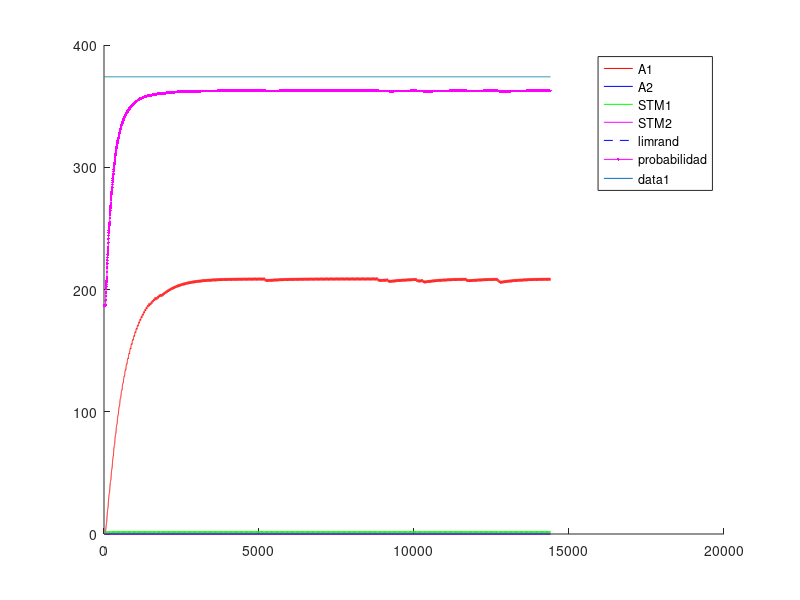
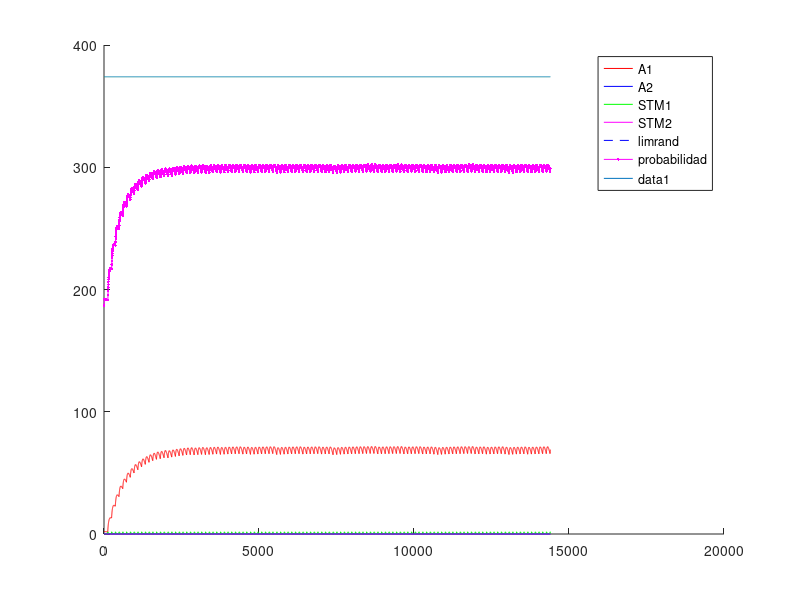
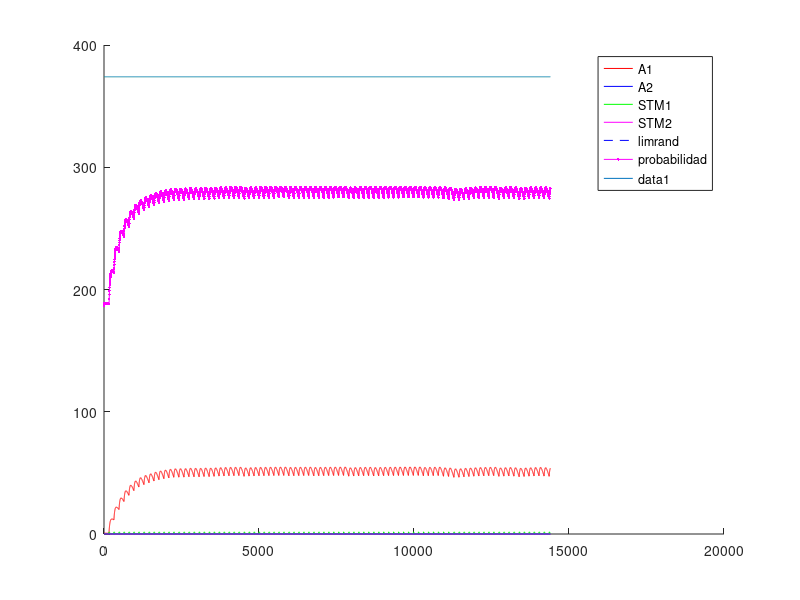
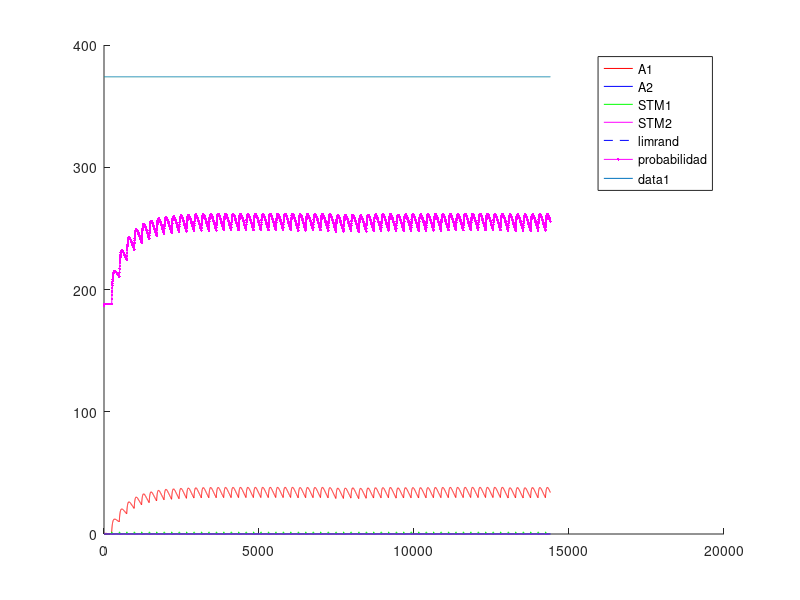

Recreate these plots in MATLAB, in order.
%% Experimento con Variable-Interval - VI - intervalo Variable
%% Existen multiples intancias de palanquelo (cada vez que realiza respuesta decide si realiza otra o no)
%% Luego que transcurre el intervalo, si el animal realiza una respuesta obtiene refuerzo.
%% Un trial dura 3600 segundos.
%% Una sesion 1 o 3 trial (seg´un la dinamica del animal)
%% 5 sesiones por Experimento. Cada sesion es un intervalo diferente.
%% 1 experimento
%% Tiempo para realizar un respuesta 1 segundo
%% 
%% La probabilidad de eleccion se ajusta al nivel de maxima frecuencia de palanqueo
%% 

close all
clc
clear

%% Matriz de pago 0 1 

%%% Se ajusto la apreciacion de las cantidades de refuerzo 
function rf = feel(pellets)
  rf=0;
  if (nargin~=0)
    rf=(12.8*(1-exp(-.25.* pellets.^(2))))+(12.8*(1-exp(-.5.* pellets)));
  else
    error ("Faltan parametros");
  endif
endfunction
%% 
%% 

%% INICIALIZATION
%%%%%% CONSTANTES DE SESIONES
Ntrial  =  1 ;   %% un trial de 3600 segundos
tTrial  =  3600; %% en segundos
tResp   =  1;    %% en segundos
tMuestreo = 0.25;%% en segundos
Nses    =  6 ;
Vi=[10,30,40,60,90,120]; %% valores medios de intervalos variables
Ntest   =  1;
limrand =  0.138;
saving  =  0.01 ;
%%%%%% CONSTANTES DE DECAIMIENTO
alpha = 1*tMuestreo;
beta  = 0.125*tMuestreo ;
gamma = 0.0067*tMuestreo;%0.025 ; 
delta = 1*tMuestreo;
%%%%%% INICIALIZACION
palanca = zeros(2,1);
Rf_1=0;
Rf_2=0;
A1=zeros(1,Ntest);
A2=zeros(1,Ntest);
stm_1=zeros(2,Ntest);
stm_2=zeros(2,Ntest);
d=1;

sesion = zeros(Nses,1);
trialXsesion = zeros(Nses,Ntrial);
terminal_sesion=zeros(Nses,1);
nb_resp = zeros(Nses,Ntest);
refuerzo = zeros(Nses,Ntest);
t_ref = zeros(Nses,1);
%contadorP1=0;
%contadorP2=0;
contadorI=0;
cum_resp = zeros(Nses,1);

%% CALCULO DE AROUSAL MAXIMO
%% Iteraciones de respuesta refuerzo para encotnrar el STM medio
Nconfig=5; %% Tasa de respuesta de configuracion
%plot([1:0.01:20],(12.8*(1-exp(-.25.* [1:0.01:20].^(2))))+(12.8*(1-exp(-.5.* [1:0.01:20]))),'.k')
R1 = floor(feel(1)); %tiempo de refuezo para R
l1 = Nconfig/tMuestreo; % duracion entre trials
suma = 0; %suma es un valor necesaria para calcular max1 y min1
suma = alpha*R1 %% Refuerzo cada N respuestas
iter=100; %% numero de iteraciones para que converja el stm
max1 = 0; %maximum de stm1
min1 = 0; %minimum de stm1
for i = 1:iter 
  suma = (1-beta)^(Nconfig/tMuestreo)*suma;%% Instantes que decae el stm
  min1=suma;
  suma += alpha*R1; %Refuerzo
  max1=suma;
end
comp=.88;
S1 = (((max1-min1)*(comp*l1))/2)+min1*comp*l1; %calcul de la superficie del triangulo mas la de el rectangulo
stm_1_medio = S1/(l1);
A1max = (delta/gamma)*stm_1_medio;

%% INICIO DE LAS ITERATIONS
for l = 1:Ntest  %% TESTES
  Num=0;
  for k = 1:Nses  %% SESIONES (cambia el N)
    i=1;
    %duracion = [1,tTrial*ones(1,Ntrial)];
    
    contador = 1;
    contadorI =1;
    %palanca(1)=randi(2);
    
    %% Agregar intervalo de refuerzos  %%
    intervalo=Vi(k);
    if k>1
      A1(Num+1,l)=saving*A1(Num,l);
      A2(Num+1,l)=saving*A2(Num,l);
      stm_1(Num+1,l)=0*stm_1(Num,l);
      stm_2(Num+1,l)=0*stm_2(Num,l); 
      %%% ELECCION DE LA PRIMERA PALANCA 
%      if A1(Num,1)>A2(Num,1)
%        palanca(2)=1;
%      else
%        palanca(2)=2;
%      end
    end       
    P1(i,k)=0.5;
    %P2(i,k)=0.5;
    for j=2:(Ntrial*tTrial/tMuestreo) %% Todos los trials juntos
      
      if contador == tResp/tMuestreo %duracion(i)
        contador = 1;
        i = i+1 ;
        J = j ;
        if (i==3605)
        aa=1;
        endif
        P1(i,k)=0.5*(1-exp(-(5*A1((j-1)+Num,l))/A1max))+0.5; %probabilidad en exponential
        
        a = rand ;
        %%% ELECCION DE LA PALANCA %%% Basicamente elige palanquear o no palanquear
        if (A1((j-1)+Num,l)<=limrand)&&(A2((j-1)+Num,l)<=limrand)
          palanca(i)=randi(2);
        elseif (A1((j-1)+Num,l)>=limrand)&&(A2((j-1)+Num,l)<=limrand)
          if a>=P1(i,k)
            palanca(i)=2;
          else
            palanca(i)=1;
          end
        elseif (A1((j-1)+Num,l)>A2((j-1)+Num,l))
          if a>=P1(i,k)
            palanca(i)=2;
          else
            palanca(i)=1;
          end
        end
        

        %%% REFUERZO %%%
        if (contadorI >= intervalo/tMuestreo)
          if (palanca(i)==1)
            Rfz=floor(feel(1));
            Rf_1 = Rfz;
            Rf_2 = 0;
            contadorI =1;
            dispe =.5; %% dispercion del 50% del valor de la intervalo
            %intervalo = Vi(k)*(1 + dispe*(1-2*rand));
            refuerzo(k,l)++;
            t_ref(k,i)=1;
          else
          %contador++;
          contadorI++;
          Rf_1=0;
          Rf_2=0;
          endif
        else
        %contador++;
        contadorI++;
        Rf_1=0;
        Rf_2=0;
        endif
      else
        contador++;
        contadorI++;
        Rf_1=0;
        Rf_2=0;
      end
      stm_1(j+Num,l)=(1-beta)*stm_1((j-1)+Num,l)+alpha*Rf_1;
      stm_2(j+Num,l)=(1-beta)*stm_2((j-1)+Num,l)+alpha*Rf_2;
      A1(j+Num,l)=(1-gamma)*A1((j-1)+Num,l)+delta*stm_1(j+Num,l);
      A2(j+Num,l)=(1-gamma)*A2((j-1)+Num,l)+delta*stm_2(j+Num,l);
    end
    
    
    %%% CONTADOR DE A QUE J SE CAMBIA LA SESION
    %sesion(k-1,l)=j;
    sesion(k,l)=j+Num;
    %%% DEFINICION DE NUM
%    compteur = 0 ;
%    for i=1:length(A1(:,l))
%      if A1(i,l)~=0
%        compteur = compteur +1;
%      end
%    end
%    Num=compteur;
    Num = j+Num;
    Sizemat = length(A1);
    
    if palanca(1)==1
      nb_resp(k,l)=1;
      cum_resp(k,1)=1;
    end
    for j = 2:length(palanca)
      if palanca(j)==1
        %nb_coop(k-1,l)= nb_coop(k-1,l)+1;
        nb_resp(k,l)++;
        cum_resp(k,j)=cum_resp(k,j-1)+1;
      else
        cum_resp(k,j)=cum_resp(k,j-1);
      end
    end
  end
end


%%% PRUEBAS 
%%% ENCONTRA LA LONGITUD REAL DEL EXPERIMENTACION
nonnul = zeros(Ntest,1);
for k=1:Ntest
  for i=1:length(A1)
    if A1(i,k) ~= 0
      nonnul(k)=nonnul(k)+1;
    end
  end
end

%%% PRUEBA I _ PESO DE LA EXPERIMENTACION EN LA MEMORIA
porcent = 0;
for i = 1:Ntest
  if sum(A1(:,i)) > 10 * sum(A2(:,i))
    porcent = porcent +1;
  end
end

%%% PRUEBA II _ SI LA EXCITATION ALCANZA A SU MAXIMUM
maxima = zeros(Ntest,1);
for k = 1:Ntest
  if floor(max(A1(:,k))) == floor(max(max(A1))) 
    maxima(k) = maxima(k) +1;
  end
end

%%% PRUEBA III _ EN QUE SESION LA PALANCA GANA DE VERDAD
%ird = zeros(Ntest,1);
%for k = 1:Ntest
%  i=1;
%  while 1
%    if A1(nonnul(k)-i,k) < limrand
%      ird(k) = nonnul(k)-i+1;
%      break;
%    else
%      i=i+1;
%    end
%  end
%end
%
%%%% PRUEBA IV _ CONVIERTE J EN NUMERO DE SESION
%for k = 1:Ntest
%  i=1;
%  while 1
%    if ird(k) <= sum(sesion(1:i)+50)
%      ird(k)=i;
%      break;
%    else
%      i=i+1;
%    end
%  end
%end

%%% PRUEBA V _ PORCENTAJE DE COOPERACION POR SESION / EXPERIMENTO


%porcentaje_coop_sesion=zeros(Nses,Ntest);
%porcentaje_coop_experimento=zeros(Ntest,1);
%for k = 1:Ntest
%  porcentaje_coop_experimento(k)=sum(nb_coop(:,k))/(Ntrial*Nses)*100;
%end

%for i=1:Ntest
%  terminal_sesion(1,i)=sesion(1,i);
%  for j=2:Nses
%    terminal_sesion(j,i)=sesion(j,i)+terminal_sesion(j-1,i);
%  end
%end

%%% DEMOSTRACION 


%promedio_sesion=sum(ird)/Ntest
%porcent_10xsuperior_al_otra=porcent/Ntest * 100;
%cuanto_alcanzan_al_maxima=sum(maxima)/Ntest * 100;
%porcentaje_coop_experimento;
%porcentaje_coop_sesion=floor(nb_coop/Ntrial*100);

resp_por_segundos=nb_resp/length(palanca); %numero de respuestas dividido por el numero de respestas maximal posible


for i=1:Ntest
  for j=1:Nses
    h=figure
    hold on
    %plot(sesion(j,i)*ones(1,max(max(A1(:,i)))),(1:max(max(A1(:,i)))),'--k');
    %h=plot((sesion(j,i).*tMuestreo)*ones(1,max(max(A1(:,i)))),(1:max(max(A1(:,i)))),'--k');
    %set(h, "linewidth", 2);
    if j==1
      plot(1:Ntrial*tTrial/tMuestreo,A1(1:sesion(j,i),i),'r',1:Ntrial*tTrial/tMuestreo,A2(1:sesion(j,i),i),'b',1:Ntrial*tTrial/tMuestreo,stm_1(1:sesion(j,i),i),'g',1:Ntrial*tTrial/tMuestreo,stm_2(1:sesion(j,i),i),'m',1:Ntrial*tTrial/tMuestreo,limrand*ones(1,Ntrial*tTrial/tMuestreo),'--b');
      plot((1:(Ntrial*tTrial))/tMuestreo,P1(:,j)'*A1max,'.-m');
      legend("A1","A2","STM1","STM2","limrand","probabilidad");
    else
      plot(1:Ntrial*tTrial/tMuestreo,A1(sesion(j-1,i)+1:sesion(j,i),i),'r',1:Ntrial*tTrial/tMuestreo,A2(sesion(j-1,i)+1:sesion(j,i),i),'b',1:Ntrial*tTrial/tMuestreo,stm_1(sesion(j-1,i)+1:sesion(j,i),i),'g',1:Ntrial*tTrial/tMuestreo,stm_2(sesion(j-1,i)+1:sesion(j,i),i),'m',1:Ntrial*tTrial/tMuestreo,limrand*ones(1,Ntrial*tTrial/tMuestreo),'--b');
      plot((1:(Ntrial*tTrial))/tMuestreo,P1(:,j)'*A1max,'.-m');
      legend("A1","A2","STM1","STM2","limrand","probabilidad");
    endif
    plot(1:Ntrial*tTrial/tMuestreo,A1max*ones(1,Ntrial*tTrial/tMuestreo));
    hold off
  endfor
endfor


%% Maximos exitos por tasa= 10-360 - 30-120 - 40-65 - 60-60 

color = 'rgbmkmrgbk';
figure
hold on
for i=1:Ntest
  plot(Vi,resp_por_segundos(:,i),'Color',color(i));
  title('Respuestas por segundos');
  xlabel('Intervalos');
  ylabel('Respuestas/segundos');
  for j=1:Nses
    plot(Vi(j)*ones(1,floor(resp_por_segundos(j,i)*100)+1),(0:floor(resp_por_segundos(j,i)*100))/100,'k');
  end
end
hold off

figure
hold on
for i=1:Ntest
  plot(refuerzo(:,i),resp_por_segundos(:,i),'Color',color(i));
  title('Respuestas y refuerzo');
  xlabel('Refuezo/horas');
  ylabel('Respuestas/segundos');
  for j=1:Nses
    plot(refuerzo(j)*ones(1,floor(resp_por_segundos(j,i)*100)+1),(0:floor(resp_por_segundos(j,i)*100))/100,'k');
    a = strcat('Num= ',num2str(Vi(j)));
    if j==3
      text(refuerzo(j),-.085,a);
    elseif j==4
      text(refuerzo(j),-.1,a);
    elseif j==5
      text(refuerzo(j),-.03,a);
    else
      text(refuerzo(j),-.06,a);
    end
  end
end
hold off



figure
hold on
for i=1:Nses
  plot(1:Ntrial*tTrial,cum_resp(i,:),'Color',color(i));
  a=find(t_ref(i,:)==1);
  aFI.(num2str(i))=a;
  plot(a,cum_resp(i,a),'k+');
  title('Cumulative records');
  xlabel('Time');
  ylabel('Cumulative responses');
end
hold off

resp_por_segundosFI = resp_por_segundos;
refuerzoFI = refuerzo;
cum_respFI = cum_resp;

save FI resp_por_segundosFI refuerzoFI cum_respFI; 
save ("-mat-binary", "aFI", "aFI");